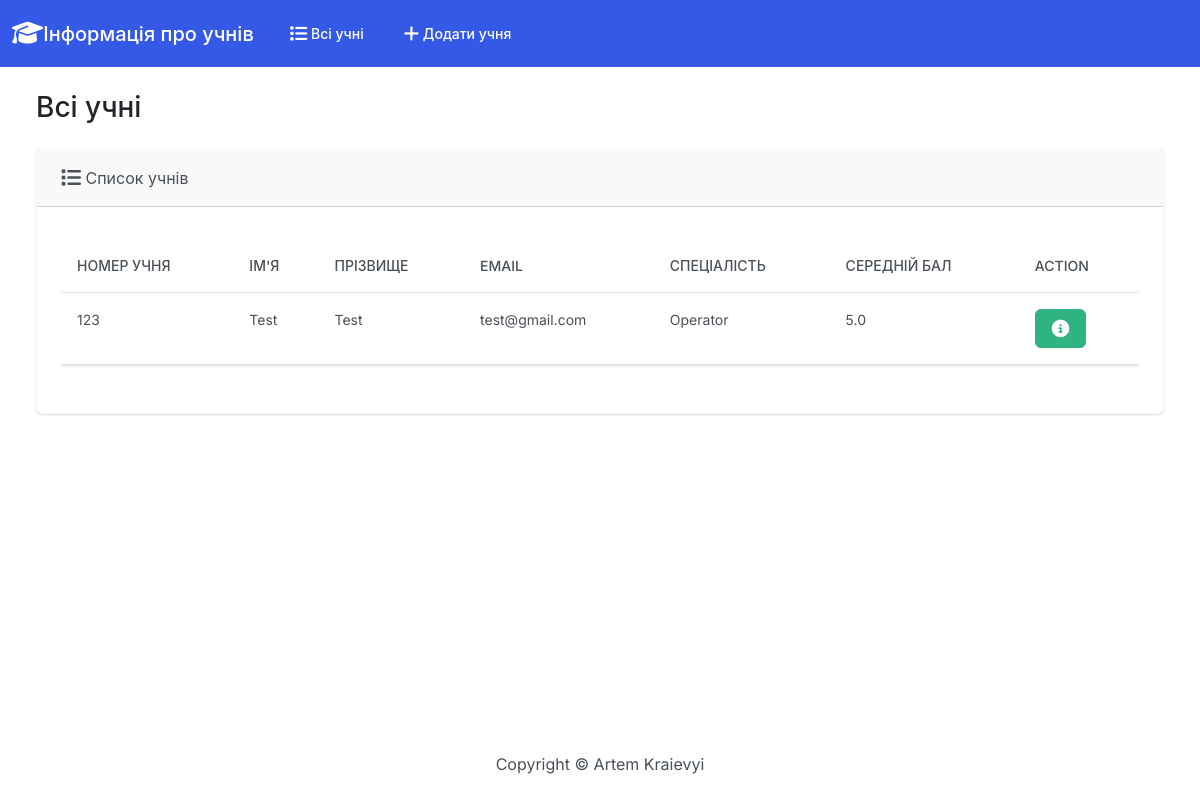
Before: / with the older database file.
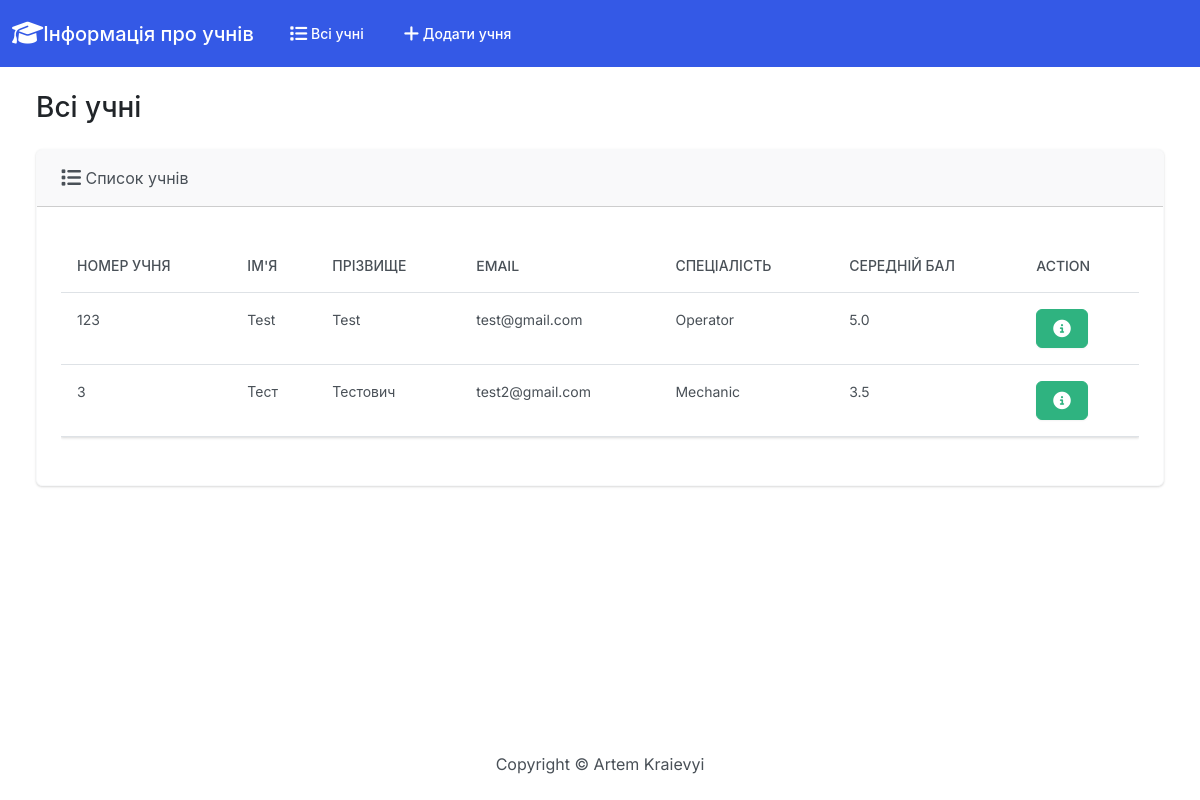
After: the same page with the newer database file.
### students/models.py (models this page shows, shortened)
class Student(models.Model):
    students_number = models.PositiveBigIntegerField()
    first_name = models.CharField(max_length=15)
    last_name = models.CharField(max_length=15)
    email = models.EmailField(max_length=25)
    fields_of_study = models.CharField(max_length=30)
    gpa = models.FloatField()

### students/views.py (the view)
# urls.py: path('', views.index, name='index'),
def index(request):
    return render(request, 'students/index.html', {
        'students': Student.objects.all()
    })

### students/templates/students/index.html (shortened to what this page needs)
{% extends "students/base.html" %}
{% block body %}
            <h3 class="m-4">
                Всі учні
            </h3>
            <div class="row">
                <div class="col-12">
                  {% if students %}
                  <div class="card border-light ms-4 me-4 mb-4">
                    <div class="card-header">
                      <i class="fa-solid fa-list fa-lg"></i> Список учнів
                    </div>
                    <div class="card-body">
                      <p class="card-text">
                        <div class="table-responsive">
                          <table class="table table-hover">
                            <thead>
                              <tr>
                                <th scope="col">Номер учня</th>
                                <th scope="col">Ім'я</th>
                                <th scope="col">Прізвище</th>
                                <th scope="col">Email</th>
                                <th scope="col">Спеціалість</th>
                                <th scope="col">Середній бал</th>
                                <th scope="col">Action</th>
                              </tr>
                            </thead>
                            <tbody>
                              {% for student in students %}
                                <tr>
                                  <td>{{ student.students_number }}</td>
                                  <td>{{ student.first_name }}</td>
                                  <td>{{ student.last_name }}</td>
                                  <td>{{ student.email }}</td>
                                  <td>{{ student.fields_of_study }}</td>
                                  <td>{{ student.gpa }}</td>
                                  <td>
                                    <button type="button" class="btn btn-success me-1" href="{% url 'view_student' student.id %}" data-bs-toggle="modal" data-bs-target="#myModal{{student.id}}">
                                    </button>
                                  </td>
                                </tr>
                              {% endfor %}
                            </tbody>
                          </table>
                        </div>
                      </p>
                    </div>
                </div>
                  {% else %}
                    <h5 class="alert alert-primary ms-4 me-4">Немає даних</h5>
                  {% endif %}
                </div>
            </div>
{% endblock %}

### students/templates/students/base.html (shortened to what this page needs)
{% load static %}
<!DOCTYPE html>
<html lang="en">
<head>
    <link href="{% static 'css/bootstrap.min.css' %}" rel="stylesheet">
    <link rel="stylesheet" href="https://cdnjs.cloudflare.com/ajax/libs/font-awesome/6.1.1/css/all.min.css" />
</head>
    <body class="d-flex flex-column min-vh-100">
        <nav class="navbar navbar-expand-lg bg-primary" data-bs-theme="dark">
            <div class="container-fluid">
              <a class="navbar-brand" href="{% url 'index' %}">
                <i class="fa-solid fa-graduation-cap fa-lg"></i>Інформація про учнів
              </a>
              <div class="collapse navbar-collapse" id="navbarColor01">
                <ul class="navbar-nav me-auto">
                  <li class="nav-item">
                    <a class="nav-link" href="{% url 'index' %}">
                       Всі учні
                    </a>
                  </li>
                  <li class="nav-item">
                    <a class="nav-link" href="{% url 'add' %}">
                       Додати учня
                    </a>
                  </li>
                </ul>
              </div>
            </div>
          </nav>
        <div class="container-fluid">
          {% block body %}
          {% endblock %}
        </div>
        <footer class="mt-auto mb-4">
            <div class="text-center">
                <span>
                    Copyright &copy; <script>Document.write(new Date().getFullYear())</script> Artem Kraievyi
                </span>
            </div>
        </footer>
    </body>
</html>

Changed rows visible on the page:
added Student: students_number "3", first_name "Тест", last_name "Тестович", email "test2@gmail.com", fields_of_study "Mechanic", gpa "3.5"
